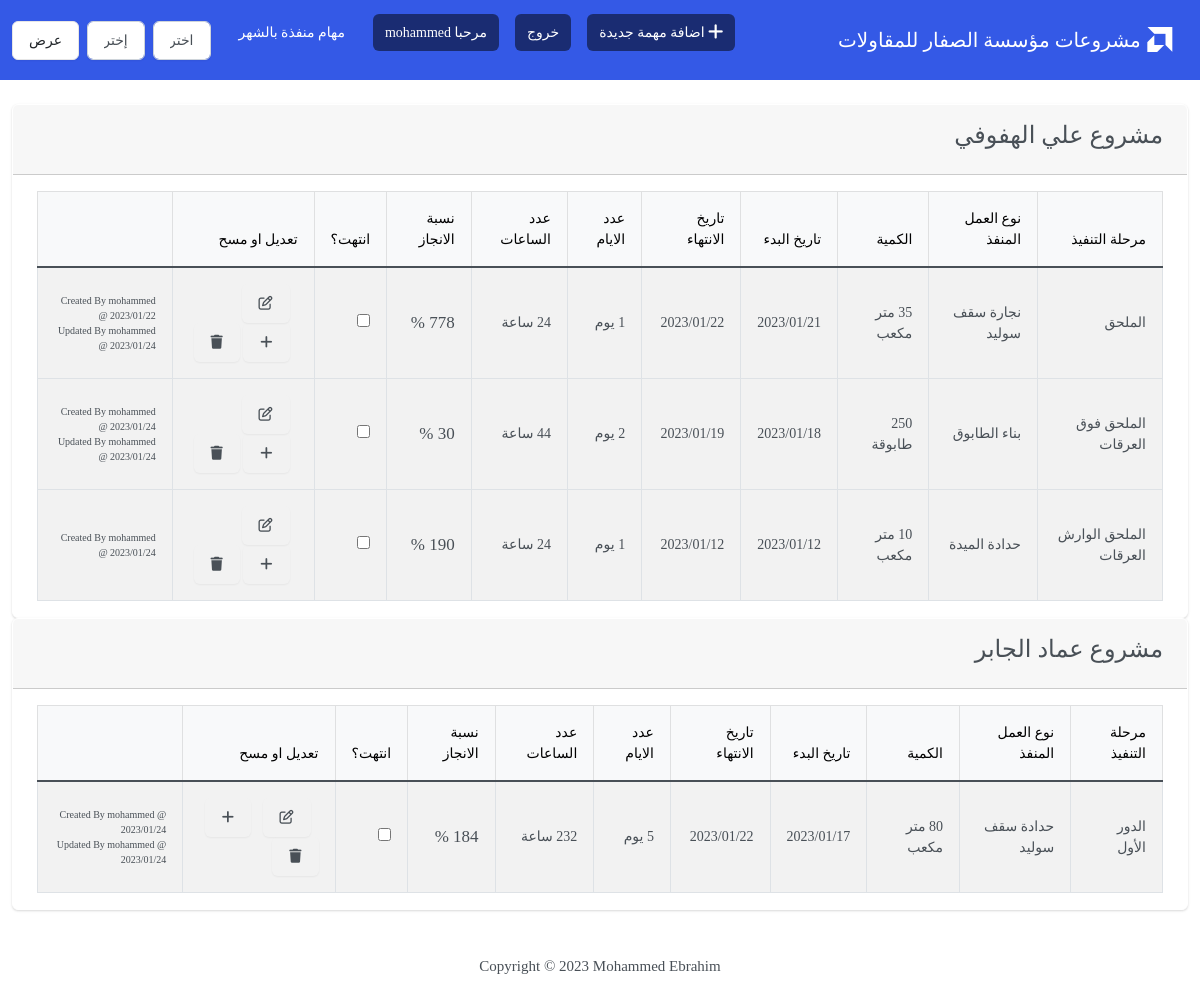
The app's page / (signed in) with its own data.
### studens/models.py (models this page shows, shortened)
class Projects(models.Model):
    name = models.CharField(max_length=100, unique=True, verbose_name="إسم المشروع")
    date = models.DateField(default=date.today, verbose_name="تاريخ الاستلام")
    nots = models.TextField(null=True, blank=True, verbose_name="ملاحظات")
    def __str__(self):
        return self.name

class Mission(models.Model):
    unit_choice = (('1', 'متر مكعب'), ('2', 'طابوقة'),('3', 'متر مربع'), ('4', 'متر طولي'),)
    project_Name = models.ForeignKey(Projects, on_delete=models.CASCADE, verbose_name="إسم المشروع")
    stages = models.ManyToManyField(Stages, verbose_name="المرحلة")
    project_Job_Type = models.ForeignKey(Job_Type, on_delete=models.CASCADE, verbose_name="نوع العمل")
    quantity = models.IntegerField( verbose_name="الكمية")
    unit = models.CharField(max_length=1, choices=unit_choice, verbose_name="الوحدة")
    start_Date = models.DateField(default=date.today, verbose_name="تاريخ البداية")
    finish_Date = models.DateField(default=date.today, verbose_name="تاريخ الانتهاء")
    number_Of_Days = models.IntegerField( verbose_name="عدد الايام")
    number_Of_Hours = models.IntegerField( verbose_name="عدد الساعات")
    created_at = models.DateTimeField(auto_now_add=True)
    updated_at = models.DateTimeField(auto_now=True)
    created_by = models.ForeignKey(User, on_delete=models.CASCADE, verbose_name="الإنشاء بواسطة")
    updated_by = models.CharField(max_length=100, null=True, blank=True, verbose_name="التعديل بواسطة")
    is_mission_close = models.BooleanField(default=False, verbose_name="انتهت المهمة ؟")
    @property
    def created_format(self):
        c_at = self.created_at.strftime("%Y/%m/%d")
        c_by = self.created_by
        return f"Created By {c_by} @ {c_at}"
    def update_format(self):
        u_at = self.updated_at.strftime("%Y/%m/%d")
        u_by = self.updated_by
        if u_by:
            return f"Updated By {u_by} @ {u_at}"
        return " "
    @property
    def production_Ratio(self):
        Hours = self.number_Of_Hours
        Q = self.quantity
        M3 = self.project_Job_Type.m3_day
        P_Ratio = (Q/(M3/2)*(8/Hours))*100
        return f"{P_Ratio:.0f} %"
    @property
    def project_Stage_format(self):
        title =[]
        txt = ""
        for i, x in enumerate(self.stages.all()):
            title.append(x)
            txt = txt + " " + str(title[i])
        return txt

class Stages(models.Model):
    name = models.CharField(max_length=100, unique=True, verbose_name="إسم المرحلة")
    def __str__(self):
        return self.name

class Job_Type(models.Model):
    name = models.CharField(max_length=100, unique=True, verbose_name="إسم نوع العمل")
    m3_day = models.FloatField(verbose_name="كمية الانجاز في اليوم" )
    def __str__(self):
        return self.name

### studens/views.py (the view)
# urls.py: path("", views.index, name="index"),
def index(request):#[:10]
	x = datetime.date.today().month
	y = datetime.date.today().year
	input_month = x if ((request.POST.get("input_month", False)) == 0) else  request.POST.get("input_month", False)
	input_year = y if ((request.POST.get("input_year", False))== 0) else request.POST.get("input_year", False)
	return render(request, "studens/index.html", {
		"Mission": Mission.objects.filter(finish_Date__year=input_year).filter(finish_Date__month=input_month).order_by("project_Name", "-finish_Date"),
		})

### studens/templates/studens/index.html (shortened to what this page needs)
{% extends "studens/base.html" %}
{% block body %}
{% if Mission %}
{% regroup Mission by project_Name as project_list %}
{% for project_Name in project_list %}
<div class="card border-secondary">
  <div class="card-header bg-Default"><h4>{{ project_Name.grouper }}</h4>
  </div>
  <div class="card-body">
    <div class="table-responsive">
      <table class="table table-hover table-striped table-bordered table align-middle m-0">
        <thead class="table-light">
          <tr>
            <th scope="col">مرحلة التنفيذ</th>
            <th scope="col">نوع العمل المنفذ</th>
            <th scope="col">الكمية</th>
            <th scope="col">تاريخ البدء</th>
            <th scope="col">تاريخ الانتهاء</th>
            <th scope="col">عدد الايام</th>
            <th scope="col">عدد الساعات</th>
            <th scope="col">نسبة الانجاز</th>
            <th scope="col">انتهت؟</th>
            <th scope="col">تعديل او مسح</th>
            <th scope="col"></th>
          </tr>
        </thead>
        <tbody class="table-group-divider">
          {% for jop in project_Name.list %}
          <tr>
            <td>{{ jop.project_Stage_format }}</td>
            <td>{{ jop.project_Job_Type }}</td>
            <td>{{ jop.quantity }} {{jop.get_unit_display}}</td>
            <td>{{ jop.start_Date|date:"Y/m/d" }}</td>
            <td>{{ jop.finish_Date|date:"Y/m/d" }}</td>
            <td>{{ jop.number_Of_Days }} يوم</td>
            <td>{{ jop.number_Of_Hours }} ساعة</td>
            <td style="font-size: 17px">{{ jop.production_Ratio }}</td>
            <td>
              {% if jop.is_mission_close %}
              <input type="checkbox" name="closed" checked>
              {% else %}
              <input type="checkbox" name="closed" >
              {% endif %}
            </td>
            <td>
              {% include 'studens/button_edit_delete.html' %}
            </td>
            <td style="font-size: 10px">
              <div>
              {{ jop.created_format }}
              </div>
              <div>
                {{ jop.update_format }}
              </div>
            </td>
          </tr>
        </tbody>
        {% endfor %}
      </table>
    </div>
  </div>
</div>
{% endfor %}
{% else %}
<h5 class="card bg-light ms-4 me-4">لاتوجد مشاريع مضافة</h5>
{% endif %}
{% endblock %}

### studens/templates/studens/navbar.html (shortened to what this page needs)
    {% now "Y" as current_year %}
    {% now "m" as current_month %}
<nav class="navbar navbar-expand-lg navbar-dark bg-primary">
  <div class="container-fluid">
    <a class="navbar-brand" href="{% url 'index' %}"><i class="bi bi-amd fa-lg">  </i> مشروعات مؤسسة الصفار للمقاولات</a>
    <div class="collapse navbar-collapse" id="navbarColor01">
      <ul class="navbar-nav me-auto">
        <li class="nav-item">
          <a class="nav-link active" href="{% url 'add' %}">
             اضافة مهمة جديدة
          </a>
        </li>
        {% if user.is_authenticated %}
        <li class="nav-item ">
          <a class="nav-link active" href="{% url 'logout' %}">خروج</a>
        </li>
        <li class="nav-item">
          <p class="nav-link active" >مرحبا {{ user.username }}</p>
        </li>
        {% else %}
        <li class="nav-item">
          <a class="nav-link active" href="{% url 'login' %}">دخول</a></li>
        </li>
        {% endif %}
        <li class="nav-item">
        <label class="nav-link" >مهام منفذة بالشهر</label>
      </li>
    </ul>
    <form class="d-flex col-3" method="POST" action="{% url 'index' %}">
      <select class="form-control me-sm-2" name="input_month">
          <option value={{ current_month }}>اختر الشهر</option>
      </select>
      <select class="form-control me-sm-2" name="input_year">
          <option value={{ current_year }} selected>إختر السنة</option>
      </select>
      <button class="btn btn-secondary me-2" type="submit">عرض</button>
    </form>
  </div>
</div>
  </nav>

### studens/templates/studens/button_edit_delete.html (shortened to what this page needs)
    <a class="btn btn-brimary me-2" href="{% url 'edit' jop.id %}" >
        <i class="fa-regular fa-pen-to-square"></i>
    </a>
<a class="btn btn-brimary me-2" href="{% url 'showTimeSheet' jop.id %}">
    <i class="fa-solid fa-plus"></i>
</a>
{% if jop.created_by == user %}
    <button type="button" class="btn btn-brimary" data-bs-toggle="modal" data-bs-target="#delete{{jop.id}}">
        <i class="fa-solid fa-trash"></i>
    </button>
{% endif %}

### studens/templates/studens/base.html (style rules this page uses)
body { font-family: 'DroidArabicKufiRegular'; font-size: 15px; }

### records on screen
Projects: grouper "مشروع علي الهفوفي"
Mission: project_Stage_format "الملحق", project_Job_Type "نجارة سقف سوليد", unit "متر مكعب", start_Date "2023/01/21", finish_Date "2023/01/22", number_Of_Days "1", production_Ratio "778 %", created_format "Created By mohammed @ 2023/01/22", update_format "Updated By mohammed @ 2023/01/24"
Mission: project_Stage_format "الملحق فوق العرقات", project_Job_Type "بناء الطابوق", quantity "250", unit "طابوقة", start_Date "2023/01/18", finish_Date "2023/01/19", number_Of_Days "2", production_Ratio "30 %", created_format "Created By mohammed @ 2023/01/24", update_format "Updated By mohammed @ 2023/01/24"
Mission: project_Stage_format "الملحق الوارش العرقات", project_Job_Type "حدادة الميدة", unit "متر مكعب", start_Date "2023/01/12", finish_Date "2023/01/12", number_Of_Days "1", production_Ratio "190 %", created_format "Created By mohammed @ 2023/01/24"
Projects: grouper "مشروع عماد الجابر"
Mission: project_Stage_format "الدور الأول", project_Job_Type "حدادة سقف سوليد", unit "متر مكعب", start_Date "2023/01/17", finish_Date "2023/01/22", number_Of_Hours "232", production_Ratio "184 %", created_format "Created By mohammed @ 2023/01/24", update_format "Updated By mohammed @ 2023/01/24"

### other values on screen
{{ user.username }} "mohammed"
